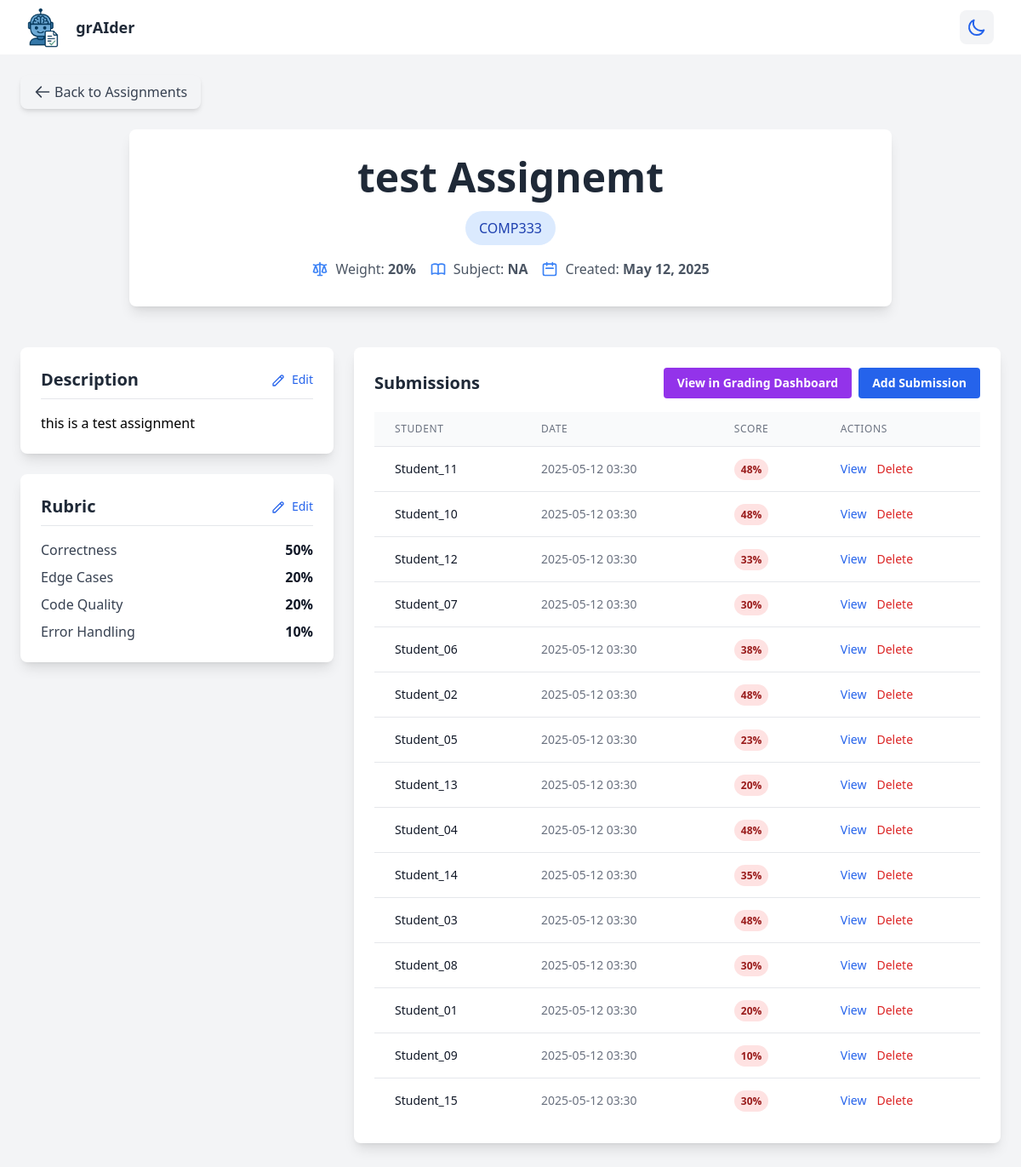
The page /assignment/2 on the database its author committed.
### app.py (models this page shows, shortened)
class Assignment(db.Model):
    id = db.Column(db.Integer, primary_key=True)
    name = db.Column(db.String(100), nullable=False)
    description = db.Column(db.Text, nullable=False)
    course = db.Column(db.String(100))
    weight = db.Column(db.Integer, default=100)
    subject = db.Column(db.String(100))
    rubric = db.Column(db.JSON)
    created_at = db.Column(db.DateTime, default=datetime.datetime.utcnow)
    submissions = db.relationship('Submission', backref='assignment', lazy=True)

class Submission(db.Model):
    id = db.Column(db.Integer, primary_key=True)
    student_name = db.Column(db.String(100), nullable=False)
    student_id = db.Column(db.Integer, db.ForeignKey('student.id'), nullable=True)
    assignment_id = db.Column(db.Integer, db.ForeignKey('assignment.id'), nullable=False)
    content = db.Column(db.Text, nullable=False)
    file_path = db.Column(db.String(255), nullable=True)
    grading_breakdown = db.Column(db.JSON, nullable=True)
    submitted_at = db.Column(db.DateTime, default=datetime.datetime.utcnow)

### app.py (the view)
@app.route("/assignment/<int:assignment_id>")
def view_assignment(assignment_id):
    assignment = Assignment.query.get_or_404(assignment_id)
    submissions = Submission.query.filter_by(assignment_id=assignment_id).all()
    return render_template("assignment_detail.html", assignment=assignment, submissions=submissions)

### templates/assignment_detail.html (shortened to what this page needs)
{% extends "base.html" %}
{% block content %}
<div class="p-6 bg-gray-100 dark:bg-gray-900 min-h-screen">
  <div class="mb-6">
    <a href="{{ url_for('home') }}" class="inline-flex items-center bg-gray-100 hover:bg-gray-200 dark:bg-gray-700 dark:hover:bg-gray-600 text-gray-700 dark:text-gray-200 font-medium py-2 px-4 rounded-lg transition shadow-md">
      <svg class="w-5 h-5 mr-1" fill="none" stroke="currentColor" viewBox="0 0 24 24" xmlns="http://www.w3.org/2000/svg">
        <path stroke-linecap="round" stroke-linejoin="round" stroke-width="2" d="M10 19l-7-7m0 0l7-7m-7 7h18"></path>
      </svg>
      Back to Assignments
    </a>
  </div>
  <div class="mb-12 text-center bg-white dark:bg-gray-800 rounded-lg shadow-lg p-8 max-w-4xl mx-auto">
    <div class="flex flex-col items-center mb-4">
      <h1 class="text-4xl md:text-5xl font-bold text-gray-800 dark:text-white mb-4">{{ assignment.name }}</h1>
      {% if assignment.course %}
        <span class="bg-blue-100 dark:bg-blue-900 text-blue-800 dark:text-blue-200 px-4 py-2 rounded-full text-md font-medium">
          {{ assignment.course }}
        </span>
      {% endif %}
    </div>
    <div class="text-md text-gray-600 dark:text-gray-300 flex justify-center items-center space-x-4 mt-4">
      <div class="flex items-center">
        <span>Weight: <strong>{{ assignment.weight }}%</strong></span>
      </div>
      <div class="flex items-center">
        <span>Subject: <strong>{{ assignment.subject }}</strong></span>
      </div>
      <div class="flex items-center">
        <svg class="w-5 h-5 mr-2 text-blue-500" fill="none" stroke="currentColor" viewBox="0 0 24 24" xmlns="http://www.w3.org/2000/svg">
          <path stroke-linecap="round" stroke-linejoin="round" stroke-width="2" d="M8 7V3m8 4V3m-9 8h10M5 21h14a2 2 0 002-2V7a2 2 0 00-2-2H5a2 2 0 00-2 2v12a2 2 0 002 2z"></path>
        </svg>
        <span>Created: <strong>{{ assignment.created_at.strftime('%B %d, %Y') }}</strong></span>
      </div>
    </div>
  </div>
  <div class="grid grid-cols-1 lg:grid-cols-3 gap-6">
    <div class="lg:col-span-1">
      <div class="bg-white dark:bg-gray-800 rounded-lg shadow-lg p-6 mb-6">
        <div class="flex justify-between items-center mb-4 border-b pb-2">
          <h2 class="text-xl font-bold text-gray-800 dark:text-white">Description</h2>
          <button
            id="editDescriptionBtn"
            class="text-blue-600 hover:text-blue-700 dark:text-blue-400 dark:hover:text-blue-300 text-sm font-medium"
          >
            <svg class="w-4 h-4 inline-block mr-1" fill="none" stroke="currentColor" viewBox="0 0 24 24" xmlns="http://www.w3.org/2000/svg">
              <path stroke-linecap="round" stroke-linejoin="round" stroke-width="2" d="M15.232 5.232l3.536 3.536m-2.036-5.036a2.5 2.5 0 113.536 3.536L6.5 21.036H3v-3.572L16.732 3.732z"></path>
            </svg>
            Edit
          </button>
        </div>
        <div id="descriptionDisplay" class="prose dark:prose-invert max-w-none">
          {{ assignment.description|safe }}
        </div>
      </div>
      <div class="bg-white dark:bg-gray-800 rounded-lg shadow-lg p-6">
        <div class="flex justify-between items-center mb-4 border-b pb-2">
          <h2 class="text-xl font-bold text-gray-800 dark:text-white">Rubric</h2>
          <button
            id="editRubricBtn"
            class="text-blue-600 hover:text-blue-700 dark:text-blue-400 dark:hover:text-blue-300 text-sm font-medium"
            type="button"
          >
            <svg class="w-4 h-4 inline-block mr-1" fill="none" stroke="currentColor" viewBox="0 0 24 24" xmlns="http://www.w3.org/2000/svg">
              <path stroke-linecap="round" stroke-linejoin="round" stroke-width="2" d="M15.232 5.232l3.536 3.536m-2.036-5.036a2.5 2.5 0 113.536 3.536L6.5 21.036H3v-3.572L16.732 3.732z"></path>
            </svg>
            Edit
          </button>
        </div>
        <div id="rubricDisplay" class="{% if not assignment.rubric %}hidden{% endif %}">
          <ul class="space-y-2">
            {% for criterion, points in assignment.rubric.items() %}
              <li class="flex justify-between">
                <span class="text-gray-700 dark:text-gray-300">{{ criterion }}</span>
                <span class="font-semibold text-gray-900 dark:text-white">{{ points }}%</span>
              </li>
            {% endfor %}
          </ul>
        </div>
      </div>
    </div>
    <div class="lg:col-span-2">
      <div class="bg-white dark:bg-gray-800 rounded-lg shadow-lg p-6">
        <div class="flex justify-between items-center mb-4">
          <h2 class="text-xl font-bold text-gray-800 dark:text-white">Submissions</h2>
          <div class="flex space-x-2">
            <a href="{{ url_for('grading_dashboard') }}?assignment_id={{ assignment.id }}"
               class="bg-purple-600 hover:bg-purple-700 text-white text-sm font-semibold py-2 px-4 rounded transition">
              View in Grading Dashboard
            </a>
            <button
              class="bg-blue-600 hover:bg-blue-700 text-white text-sm font-semibold py-2 px-4 rounded transition"
              id="addSubmissionBtn">
              Add Submission
            </button>
          </div>
        </div>
        {% if submissions %}
          <div class="overflow-x-auto">
            <table class="min-w-full divide-y divide-gray-200 dark:divide-gray-700">
              <thead class="bg-gray-50 dark:bg-gray-700">
                <tr>
                  <th class="px-6 py-3 text-left text-xs font-medium text-gray-500 dark:text-gray-300 uppercase tracking-wider">Student</th>
                  <th class="px-6 py-3 text-left text-xs font-medium text-gray-500 dark:text-gray-300 uppercase tracking-wider">Date</th>
                  <th class="px-6 py-3 text-left text-xs font-medium text-gray-500 dark:text-gray-300 uppercase tracking-wider">Score</th>
                  <th class="px-6 py-3 text-left text-xs font-medium text-gray-500 dark:text-gray-300 uppercase tracking-wider">Actions</th>
                </tr>
              </thead>
              <tbody class="bg-white dark:bg-gray-800 divide-y divide-gray-200 dark:divide-gray-700">
                {% for submission in submissions %}
                  <tr class="hover:bg-gray-50 dark:hover:bg-gray-700">
                    <td class="px-6 py-4 whitespace-nowrap text-sm font-medium text-gray-900 dark:text-white">
                      {{ submission.student_name }}
                    </td>
                    <td class="px-6 py-4 whitespace-nowrap text-sm text-gray-500 dark:text-gray-300">
                      {{ submission.submitted_at.strftime('%Y-%m-%d %H:%M') }}
                    </td>
                    <td class="px-6 py-4 whitespace-nowrap text-sm text-gray-500 dark:text-gray-300">
                      {% if submission.grading_breakdown %}
                        {% set total_score = submission.grading_breakdown.get('scores', {}).get('total', submission.grading_breakdown.get('total', 0)) %}
                        <span class="px-2 py-1 text-xs font-semibold rounded-full
                          {% if total_score >= 70 %}
                            bg-green-100 dark:bg-green-800 text-green-800 dark:text-green-100
                          {% elif total_score >= 50 %}
                            bg-yellow-100 dark:bg-yellow-800 text-yellow-800 dark:text-yellow-100
                          {% else %}
                            bg-red-100 dark:bg-red-800 text-red-800 dark:text-red-100
                          {% endif %}
                        ">
                          {{ total_score }}%
                        </span>
                      {% else %}
                        <span class="px-2 py-1 text-xs font-semibold rounded-full bg-gray-100 dark:bg-gray-600 text-gray-800 dark:text-gray-100">
                          Not graded
                        </span>
                      {% endif %}
                    </td>
                    <td class="px-6 py-4 whitespace-nowrap text-sm text-gray-500 dark:text-gray-300">
                      <div class="flex space-x-3">
                        <button
                          class="text-blue-600 hover:text-blue-900 dark:text-blue-400 dark:hover:text-blue-300"
                          onclick="viewSubmission('{{ submission.id }}')">
                          View
                        </button>
                        <button
                          class="text-red-600 hover:text-red-900 dark:text-red-400 dark:hover:text-red-300"
                          onclick="deleteSubmission('{{ submission.id }}')">
                          Delete
                        </button>
                      </div>
                    </td>
                  </tr>
                {% endfor %}
              </tbody>
            </table>
          </div>
        {% endif %}
      </div>
    </div>
  </div>
</div>
{% endblock %}

### rows shown on the page
Assignment: name "test Assignemt", course "COMP333", weight "20", subject "NA", created_at "May 12, 2025", description "this is a test assignment"
Submission: student_name "Student_11", submitted_at "2025-05-12 03:30", total_score "48"
Submission: student_name "Student_10", submitted_at "2025-05-12 03:30", total_score "48"
Submission: student_name "Student_12", submitted_at "2025-05-12 03:30", total_score "33"
Submission: student_name "Student_07", submitted_at "2025-05-12 03:30", total_score "30"
Submission: student_name "Student_06", submitted_at "2025-05-12 03:30", total_score "38"
Submission: student_name "Student_02", submitted_at "2025-05-12 03:30", total_score "48"
Submission: student_name "Student_05", submitted_at "2025-05-12 03:30", total_score "23"
Submission: student_name "Student_13", submitted_at "2025-05-12 03:30", total_score "20"
Submission: student_name "Student_04", submitted_at "2025-05-12 03:30", total_score "48"
Submission: student_name "Student_14", submitted_at "2025-05-12 03:30", total_score "35"
Submission: student_name "Student_03", submitted_at "2025-05-12 03:30", total_score "48"
Submission: student_name "Student_08", submitted_at "2025-05-12 03:30", id "30"
Submission: student_name "Student_01", submitted_at "2025-05-12 03:30", total_score "20"
Submission: student_name "Student_09", submitted_at "2025-05-12 03:30", total_score "10"
Submission: student_name "Student_15", submitted_at "2025-05-12 03:30", total_score "30"

### other values the page prints
{{ criterion }} "Correctness" "Edge Cases" "Code Quality" "Error Handling"
{{ points }} "50" "20" "20" "10"
